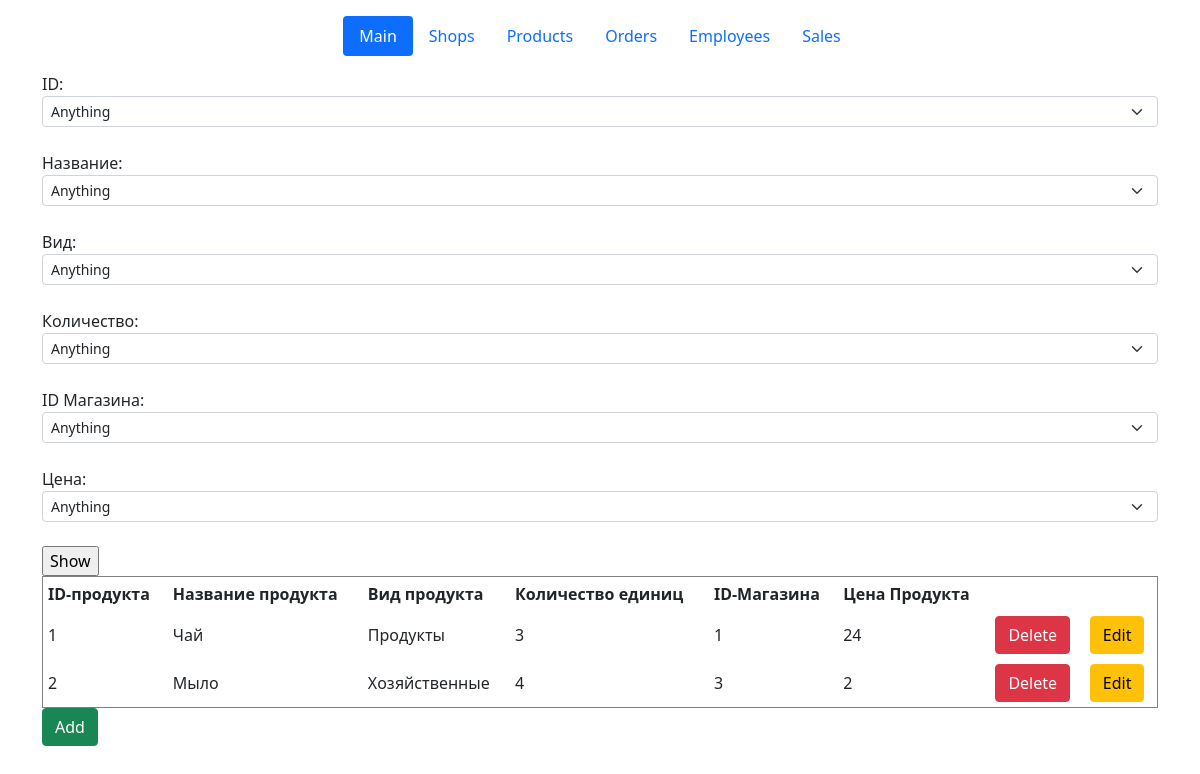
Page /products on the committed database.
### classes_file.py (models this page shows, shortened)
class Products(db.Model):
    id_product = db.Column(db.Integer, primary_key=True)
    name_product = db.Column(db.String(20), nullable=False)
    type_product = db.Column(db.String(20), nullable=False)
    amount_product = db.Column(db.Integer, nullable=False)
    id_shop = db.Column(db.Integer, nullable=False)
    price_product = db.Column(db.Integer, default=0)

### products.py (the view)
@app.route('/products')
def products():
    if "action" in request.args:
        if request.args["action"] == "del":  # для обратобки кнопки delete
            id_product = request.args['id']
            product = Products.query.get_or_404(id_product)
            try:
                db.session.delete(product)
                db.session.commit()
                return redirect("/products")
            except:
                return "При удалении записи произошла ошибка"
        elif request.args["action"] == "choice":
            id_product_lst = [request.args['id_product']]
            name_product_lst = [request.args['name_product']]
            type_product_lst = [request.args['type_product']]
            amount_product_lst = [request.args['amount_product']]
            id_shop_lst = [request.args['id_shop']]
            price_product_lst = [request.args['price_product']]
            if request.args['id_product'] == "any":
                temp = db.session.execute(f"SELECT id_product from Products").fetchall()
                id_product_lst = [temp[i][0] for i in range(len(temp))]
            if request.args['name_product'] == "any":
                temp = db.session.execute(f"SELECT name_product from Products").fetchall()
                name_product_lst = [temp[i][0] for i in range(len(temp))]
            if request.args['type_product'] == "any":
                temp = db.session.execute(f"SELECT type_product from Products").fetchall()
                type_product_lst = [temp[i][0] for i in range(len(temp))]
            if request.args['amount_product'] == "any":
                temp = db.session.execute(f"SELECT amount_product from Products").fetchall()
                amount_product_lst = [temp[i][0] for i in range(len(temp))]
            if request.args['id_shop'] == "any":
                temp = db.session.execute(f"SELECT id_shop from Products").fetchall()
                id_shop_lst = [temp[i][0] for i in range(len(temp))]
            if request.args['price_product'] == "any":
                temp = db.session.execute(f"SELECT price_product from Products").fetchall()
                price_product_lst = [temp[i][0] for i in range(len(temp))]
            table = db.session.query(Products)\
                .filter(Products.id_product.in_(id_product_lst))\
                .filter(Products.name_product.in_(name_product_lst))\
                .filter(Products.type_product.in_(type_product_lst))\
                .filter(Products.amount_product.in_(amount_product_lst))\
                .filter(Products.id_shop.in_(id_shop_lst))\
                .filter(Products.price_product.in_(price_product_lst))
            return render_template("products.html", table=table)
        else:
            return redirect("/products")
    else:
        table = Products.query.order_by(Products.id_product).all()
        return render_template("products.html", table=table)

### templates/products.html (shortened to what this page needs)
{% extends 'base.html' %}
{% block body %}
    <form action="/product-choice" method="POST" id="data">
        ID:
        <select name="id_product" class="form-select form-select-sm">
            <option value="any" label = "Anything">
                {% for el in table %}
            <option value={{el.id_product}}  label = {{el.id_product}}>
                {% endfor %}
        </select>
        <br>Название:
        <select name="name_product" class="form-select form-select-sm">
            <option value="any" label = "Anything">
                {% for el in table %}
            <option value={{el.name_product}}  label = {{el.name_product}}>
                {% endfor %}
        </select>
        <br>Вид:
        <select name="type_product" class="form-select form-select-sm">
            <option value="any" label = "Anything">
                {% for el in table %}
            <option value={{el.type_product}}  label = {{el.type_product}}>
                {% endfor %}
        </select>
        <br>Количество:
        <select name="amount_product" class="form-select form-select-sm">
            <option value="any" label = "Anything">
                {% for el in table %}
            <option value={{el.amount_product}}  label = {{el.amount_product}}>
                {% endfor %}
        </select>
        <br>ID Магазина:
        <select name="id_shop" class="form-select form-select-sm">
            <option value="any" label = "Anything">
                {% for el in table %}
            <option value={{el.id_shop}}  label = {{el.id_shop}}>
                {% endfor %}
        </select>
        <br>Цена:
        <select name="price_product" class="form-select form-select-sm">
            <option value="any" label = "Anything">
                {% for el in table %}
            <option value={{el.price_product}}  label = {{el.price_product}}>
                {% endfor %}
        </select><br>
        <input type="submit" name="btn btn-success" value="Show"><br>
    </form>
    <table border="1" width="100%" cellpadding="5">
        <tr>
            <th>ID-продукта</th>
            <th>Название продукта</th>
            <th>Вид продукта</th>
            <th>Количество единиц</th>
            <th>ID-Магазина</th>
            <th>Цена Продукта</th>
            <th></th>
            <th></th>
        </tr>
        {% for el in table %}
        <tr>
            <td>{{ el.id_product }}</td>
            <td>{{ el.name_product }}</td>
            <td>{{ el.type_product }}</td>
            <td>{{ el.amount_product }}</td>
            <td>{{ el.id_shop }}</td>
            <td>{{ el.price_product }}</td>
            <td>
                <a href="/products?id={{el.id_product}}&action=del" class="btn btn-danger">Delete</a>
            </td>
            <td>
                <a href="/products/{{el.id_product}}/edit" class="btn btn-warning">Edit</a>
            </td>
        </tr>
        {% endfor %}
    </table>
    <a href="/products/create" class="btn btn-success">Add</a>
{% endblock %}

### rows in the picture
Products: id_product "1", name_product "Чай", type_product "Продукты", amount_product "3", id_shop "1", price_product "24"
Products: id_product "2", name_product "Мыло", type_product "Хозяйственные", amount_product "4", id_shop "3", price_product "2"
